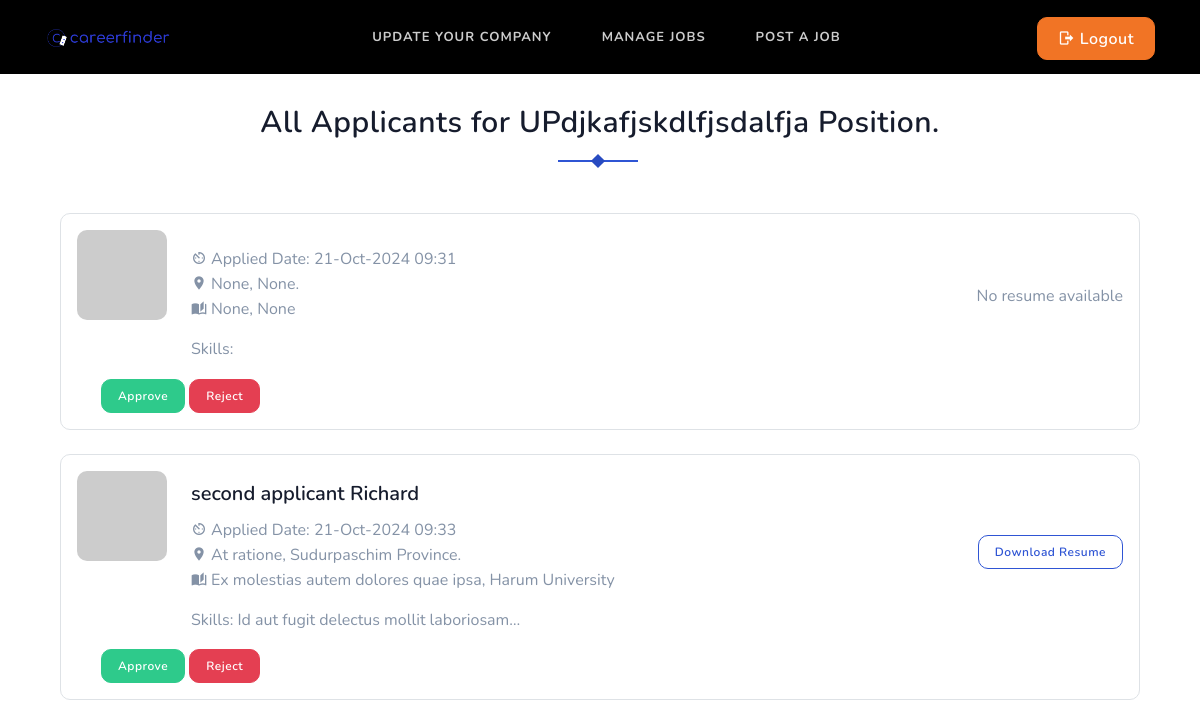
The app's page /job/6/applicants/ (signed in), older data.
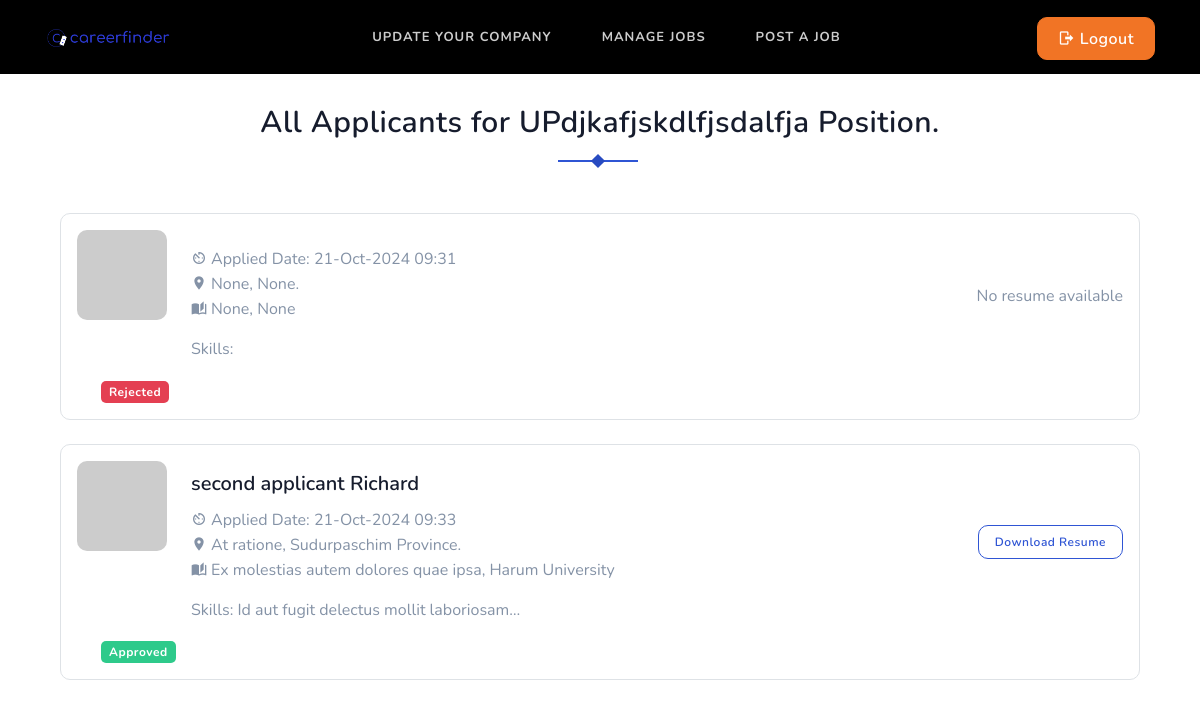
The same page, newer data.
### job/models.py (models this page shows)
class ApplyJob(models.Model):
    STATUS_CHOICES = [
        ("pending", "Pending"),
        ("approved", "Approved"),
        ("rejected", "Rejected"),
    ]
    user = models.ForeignKey(User, on_delete=models.CASCADE)
    job = models.ForeignKey(Job, on_delete=models.CASCADE)
    timestamp = models.DateTimeField(auto_now_add=True)
    status = models.CharField(max_length=20, choices=STATUS_CHOICES)

### resume/models.py (models this page shows, shortened)
class Resume(models.Model):
    SEX_CHOICES = [
        ("male", "Male"),
        ("female", "Female"),
        ("other", "Other")
    ]
    MARITAL_STATUS_CHOICES = [
        ("unmarried", "Unmarried"),
        ("married", "Married"),
    ]
    user = models.OneToOneField(User, on_delete=models.CASCADE)
    first_name = models.CharField(max_length=100)
    middle_name = models.CharField(max_length=100, blank=True)
    last_name = models.CharField(max_length=100)
    date_of_birth = models.DateField(blank=True, null=True)
    sex = models.CharField(max_length=20, choices=SEX_CHOICES, default="other")
    marital_status = models.CharField(max_length=20, choices=MARITAL_STATUS_CHOICES, default="unmarried")
    city = models.CharField(max_length=100, blank=True, null=True)
    state = models.ForeignKey(State, on_delete=models.DO_NOTHING, blank=True, null=True)
    phone = models.CharField(max_length=20, blank=True, null=True)
    website = models.URLField(blank=True, null=True)
    address = models.TextField(blank=True)
    graduation = models.CharField(max_length=100, blank=True, null=True)
    university_college = models.CharField(max_length=100, blank=True, null=True)
    degree_certification = models.CharField(max_length=100, blank=True, null=True)
    level = models.CharField(max_length=50, blank=True)
    course_title = models.CharField(max_length=100, blank=True)
    additional_info = models.TextField(blank=True)
    company_name = models.CharField(max_length=100, blank=True)
    job_position = models.CharField(max_length=100, blank=True)
    location = models.CharField(max_length=100, blank=True)
    date_from = models.DateField(blank=True, null=True)
    date_to = models.DateField(blank=True, null=True)
    skills = models.CharField(max_length=255, blank=True)
    skill_proficiency = models.CharField(max_length=10, blank=True)
    resume_file = models.FileField(upload_to='resume', blank=True)

### users/models.py (models this page shows)
class User(AbstractUser):
    email = models.EmailField(unique=True)
    is_recruiter = models.BooleanField(default=False)
    is_applicant = models.BooleanField(default=False)
    has_resume = models.BooleanField(default=False)
    has_company = models.BooleanField(default=False)

### company/models.py (models this page shows)
class State(models.Model):
    name = models.CharField(max_length=255)
    def __str__(self):
        return self.name

### job/views.py (the view)
# urls.py: path('<int:pk>/applicants/', views.AllApplicantsView.as_view(), name='applicants'),
class AllApplicantsView(ListView):
    model = ApplyJob
    template_name = 'job/all_applicants.html'
    context_object_name = 'applicants'
    def dispatch(self, request, *args, **kwargs):
        if not request.user.is_authenticated:
            messages.warning(request, 'You must be logged in to view applicants.')
            return redirect('login')
        if not request.user.is_recruiter:
            messages.warning(request, 'Permission Denied! You are not authorized to view applicants.')
            return redirect('home')
        return super().dispatch(request, *args, **kwargs)
    def get_queryset(self):
        job = get_object_or_404(Job, pk=self.kwargs['pk'])
        return job.applyjob_set.all()
    def get_context_data(self, **kwargs):
        context = super().get_context_data(**kwargs)
        context['job'] = get_object_or_404(Job, pk=self.kwargs['pk'])
        page = self.request.GET.get("page", 1)
        paginator = Paginator(context['applicants'], 5)
        try:
            applicants = paginator.page(page)
        except PageNotAnInteger:
            applicants = paginator.page(1)
        except EmptyPage:
            applicants = paginator.page(paginator.num_pages)
        context['applicants'] = applicants
        context["title"] = "All Applicants"
        return context

### company/context_processors.py (called while the page is built)
def company_context(request):
    company = None
    if request.user.is_authenticated and request.user.has_company:
        company = Company.objects.filter(user=request.user).first()  # or however you link Company to the user
    return {'company': company}

### resume/context_processors.py (called while the page is built)
def resume_context(request):
    resume = None
    if request.user.is_authenticated and request.user.has_resume:
        resume = Resume.objects.filter(user=request.user).first()
    return {'resume': resume}

### templates/job/all_applicants.html (shortened to what the changed rows need)
{% extends 'base.html' %}
{% block content %}
    <section class="section pt-0">
        <div class="container">
            <div class="row">
                <div class="col-lg-12 col-md-8">
                    <div class="candidates-listing-item">
                        {% for applicant in applicants %}
                            <div class="border mt-4 rounded p-3">
                                <div class="row">
                                    <div class="col-md-9">
                                        <div class="float-left mr-4">
                                            <img src="https://via.placeholder.com/400X400//88929f/5a6270C/O https://placeholder.com/" alt="" class="d-block rounded" height="90">
                                        </div>
                                        <div class="candidates-list-desc overflow-hidden job-single-meta pt-2">
                                            <h5 class="mb-2">
                                                    {{ applicant.user.resume.first_name }}
                                                    {{ applicant.user.resume.last_name }}
                                            </h5>
                                            <ul class="list-unstyled">
                                                <li class="text-muted"><i class="mdi mdi-av-timer mr-1"></i>Applied Date: {{ applicant.timestamp|date:"d-M-Y H:i" }}</li>
                                                <li class="text-muted">
                                                        <i class="mdi mdi-map-marker mr-1"></i>{{ applicant.user.resume.city }}, {{ applicant.user.resume.state }}.
                                                </li>
                                                <li class="text-muted"><i class="mdi mdi-book-open-page-variant mr-1"></i>{{ applicant.user.resume.degree_certification }}, {{ applicant.user.resume.university_college }}</li>
                                            </ul>
                                            <p class="text-muted mt-1 mb-0">Skills: {{ applicant.user.resume.skills|truncatechars:40 }}
                                            </p>
                                        </div>
                                    </div>
                                    <div class="col-md-3 d-flex align-items-center justify-content-end">
                                        <div class="candidates-listing-btn">
                                            {% if applicant.user.resume.resume_file %}
                                                <a href="{{ applicant.user.resume.resume_file.url }}" class="btn btn-primary-outline btn-sm" target="_blank">Download Resume</a>
                                            {% else %}
                                                <span class="text-muted">No resume available</span>
                                            {% endif %}
                                        </div>
                                    </div>
                                    <div class="col-md-12 mt-3 ml-4">
                                        {% if applicant.status == 'approved' %}
                                            <span class="badge badge-success">Approved</span>
                                        {% elif applicant.status == 'rejected' %}
                                            <span class="badge badge-danger">Rejected</span>
                                        {% else %}
                                            <form action="{% url 'update-application-status' job.pk applicant.pk %}" method="post" style="display:inline;">
                                                <button type="submit" class="btn btn-success btn-sm" name="status" value="approved"
                                                        onclick="return confirm('Are you sure you want to approve this application? Once approved, it cannot be rejected.')">Approve</button>
                                            </form>
                                            <form action="{% url 'update-application-status' job.pk applicant.pk %}" method="post" style="display:inline;">
                                                <button type="submit" class="btn btn-danger btn-sm" name="status" value="rejected"
                                                        onclick="return confirm('Are you sure you want to reject this application? This action cannot be undone.')">Reject</button>
                                            </form>
                                        {% endif %}
                                    </div>
                                </div>
                            </div>
                        {% empty %}
                            <div class="border rounded p-3">
                                <p>No applicants for this job yet!</p>
                            </div>
                        {% endfor %}
                    </div>
                </div>
            </div>
        </div>
    </section>
{% endblock content%}

Row changes from the older to the newer data that the page shows:
changed ApplyJob "21-Oct-2024 09:31": status "Approve Reject" → "Rejected"
changed ApplyJob "21-Oct-2024 09:33": status "Approve Reject" → "Approved"
